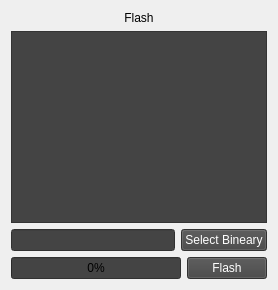
        <widget class="QWidget" name="pFlash">
         <property name="acceptDrops">
          <bool>false</bool>
         </property>
         <layout class="QVBoxLayout" name="verticalLayout_3">
          <item>
           <widget class="QLabel" name="laFlash">
            <property name="sizePolicy">
             <sizepolicy hsizetype="Preferred" vsizetype="Preferred">
              <horstretch>0</horstretch>
              <verstretch>0</verstretch>
             </sizepolicy>
            </property>
            <property name="text">
             <string>Flash</string>
            </property>
            <property name="alignment">
             <set>Qt::AlignCenter</set>
            </property>
           </widget>
          </item>
          <item>
           <widget class="QTextBrowser" name="tbFlashLog">
            <property name="styleSheet">
             <string notr="true">background-color: #444; color: #fff</string>
            </property>
           </widget>
          </item>
          <item>
           <layout class="QHBoxLayout" name="horizontalLayout">
            <item>
             <widget class="QLineEdit" name="leBinaryPath">
              <property name="styleSheet">
               <string notr="true">background-color: #444; color: #fff</string>
              </property>
              <property name="readOnly">
               <bool>false</bool>
              </property>
             </widget>
            </item>
            <item>
             <widget class="QPushButton" name="pbSelectBin">
              <property name="styleSheet">
               <string notr="true">background-color: #444; color: #fff</string>
              </property>
              <property name="text">
               <string>Select Bineary</string>
              </property>
             </widget>
            </item>
           </layout>
          </item>
          <item>
           <layout class="QHBoxLayout" name="horizontalLayout_2">
            <item>
             <widget class="QProgressBar" name="prFlashing">
              <property name="styleSheet">
               <string notr="true">background-color: #444;</string>
              </property>
              <property name="value">
               <number>0</number>
              </property>
             </widget>
            </item>
            <item>
             <widget class="QPushButton" name="pbFlash">
              <property name="styleSheet">
               <string notr="true">background-color: #444; color: #fff</string>
              </property>
              <property name="text">
               <string>Flash</string>
              </property>
             </widget>
            </item>
           </layout>
          </item>
         </layout>
        </widget>
